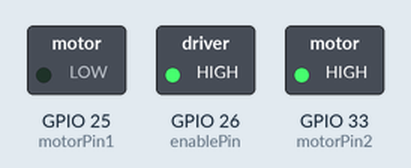
The sketch below on a simulated ESP32. On the bench: switched loads named in the sketch (green lamp = pin HIGH).

Above: at 0.1 s.
Timing chart, 0 to 1.6 s (numbered marks = the images above):
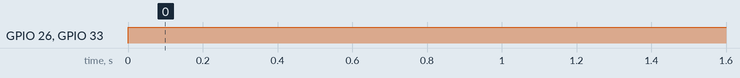

The sketch:

motor-testing.ino
```cpp
// Pin Definitions
const int enablePin = 26; // Enable pin
const int motorPin1 = 25; // Motor control pin 1
const int motorPin2 = 33; // Motor control pin 2

void setup() {
  // Set pin modes
  pinMode(enablePin, OUTPUT);
  pinMode(motorPin1, OUTPUT);
  pinMode(motorPin2, OUTPUT);

  // Start with the motor off
  digitalWrite(enablePin, LOW);
}

void loop() {
  moveForward(255); // Full speed
  delay(2000);       // Move backward for 2 seconds
}


void moveBackward(int speed) {
  digitalWrite(motorPin1, HIGH); // Set motor pin 1 high
  digitalWrite(motorPin2, LOW);   // Set motor pin 2 low
  analogWrite(enablePin, speed);   // Set speed
}


void moveForward(int speed) {
  digitalWrite(motorPin1, LOW);    // Set motor pin 1 low
  digitalWrite(motorPin2, HIGH);   // Set motor pin 2 high
  analogWrite(enablePin, speed);    // Set speed
}

// Function to stop the motor
void stopMotor() {
  digitalWrite(motorPin1, LOW);     // Set motor pin 1 low
  digitalWrite(motorPin2, LOW);     // Set motor pin 2 low
  digitalWrite(enablePin, LOW);      // Disable the motor
}
```

Measured:
- by itself, GPIO 26 (enablePin), GPIO 33 (motorPin2): LOW → HIGH at 0.00 s
